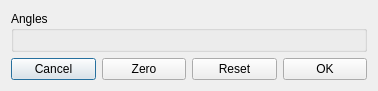
<?xml version="1.0" encoding="UTF-8"?>
<ui version="4.0">
 <class>ZerosEditor</class>
 <widget class="QDialog" name="ZerosEditor">
  <property name="geometry">
   <rect>
    <x>0</x>
    <y>0</y>
    <width>378</width>
    <height>91</height>
   </rect>
  </property>
  <property name="windowTitle">
   <string>Dialog</string>
  </property>
  <property name="windowIcon">
   <iconset resource="icons.qrc">
    <normaloff>:/imgs/imgs/spidey.png</normaloff>:/imgs/imgs/spidey.png</iconset>
  </property>
  <property name="modal">
   <bool>false</bool>
  </property>
  <layout class="QVBoxLayout" name="verticalLayout">
   <item>
    <widget class="QGroupBox" name="groupBox">
     <property name="sizePolicy">
      <sizepolicy hsizetype="Preferred" vsizetype="Preferred">
       <horstretch>0</horstretch>
       <verstretch>1</verstretch>
      </sizepolicy>
     </property>
     <property name="title">
      <string>Angles</string>
     </property>
     <layout class="QVBoxLayout" name="verticalLayout_3">
      <item>
       <layout class="QVBoxLayout" name="sliders"/>
      </item>
     </layout>
    </widget>
   </item>
   <item>
    <layout class="QHBoxLayout" name="horizontalLayout">
     <item>
      <widget class="QPushButton" name="cancel">
       <property name="text">
        <string>Cancel</string>
       </property>
      </widget>
     </item>
     <item>
      <widget class="QPushButton" name="zero">
       <property name="text">
        <string>Zero</string>
       </property>
      </widget>
     </item>
     <item>
      <widget class="QPushButton" name="reset">
       <property name="text">
        <string>Reset</string>
       </property>
      </widget>
     </item>
     <item>
      <widget class="QPushButton" name="ok">
       <property name="text">
        <string>OK</string>
       </property>
      </widget>
     </item>
    </layout>
   </item>
  </layout>
 </widget>
 <resources>
  <include location="icons.qrc"/>
 </resources>
 <connections/>
</ui>
